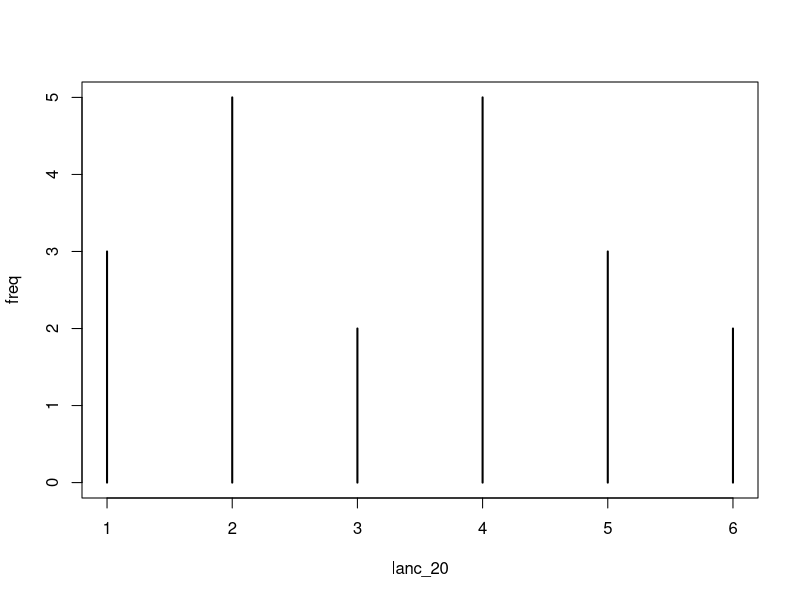
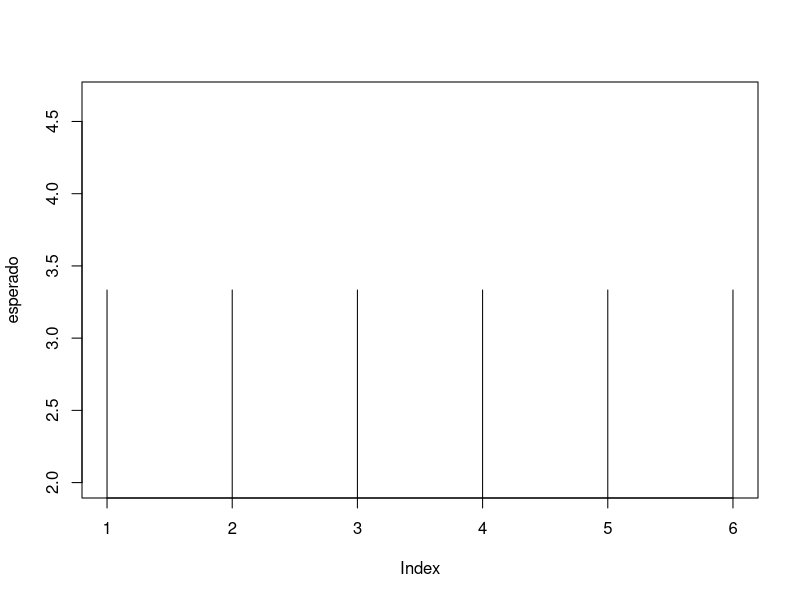

Generate these figures, in order, with R:
## ---- chunk 1
sample(45,5)
## ---- chunk 2
moeda <- c("k","c")
sample(moeda,10, replace = T)
## ---- chunk 3
paste(sample(0:9, 4, replace = TRUE), collapse = "")

## ---- chunk 4
sample(1:20, 3, replace = FALSE)
## ---- chunk 5
help(sample)
## ---- chunk 6
dado <- 1:6
sample(dado,1)
## ---- chunk 7
lanc_20 <- sample(dado, 20, replace = TRUE); lanc_20
## ---- chunk 8
freq <- table(lanc_20); freq
## ---- chunk 9
esperado <- rep(20/6,6)
plot(freq, type = "h")
plot(esperado, type = "h")
## ---- chunk 10
lanc_dado <- function(qtd_lanc) {
  
  resultados <- sample(1:6,qtd_lanc,replace = T)
  
  freq <-  table(resultados)
  
  prop <-  freq/qtd_lanc
  
  freq_esp <- sum((freq - rep(qtd_lanc/6,6))**2)
  
  prop_esp <- sum((prop - rep(1/6,6))**2)
  
  freq;prop;freq_esp;prop_esp
  
  
}
lanc_dado(11000)

## ---- chunk 11

## ---- chunk 12

